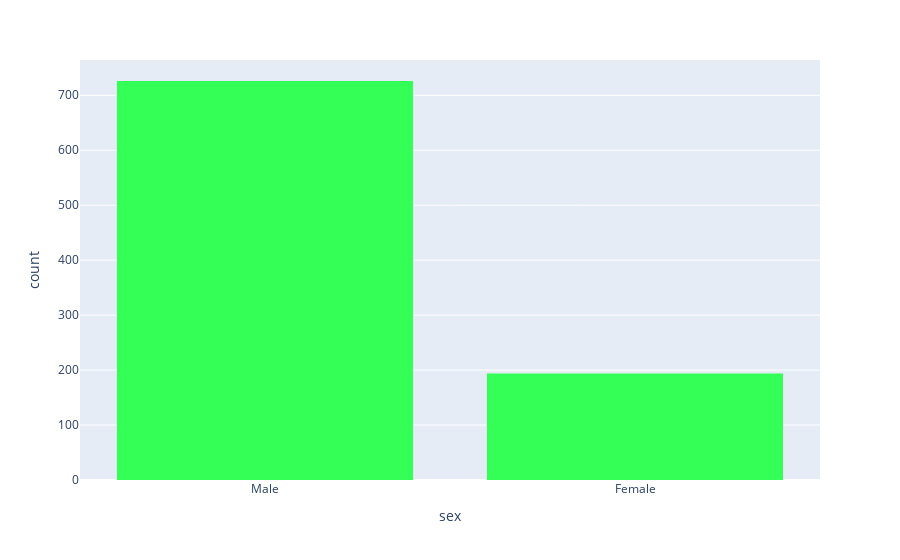

This figure's notebook cell:
### Code cell
color = ["#33FF57"]
fig = px.histogram(df, x = df['sex'], color_discrete_sequence=color)
fig.show()

### Figure 1 — Plotly figure (JSON) as saved in the notebook; plotly's stock layout.template omitted (floating-point values rounded to 4 significant figures; data arrays with more than 128 entries replaced by an {"elided": "..."} marker saying what was removed)
{"data": [{"alignmentgroup": "True", "bingroup": "x", "hovertemplate": "sex=%{x}<br>count=%{y}<extra></extra>", "legendgroup": "", "marker": {"color": "#33FF57", "pattern": {"shape": ""}}, "name": "", "offsetgroup": "", "orientation": "v", "showlegend": false, "type": "histogram", "x": {"elided": "920 str values"}, "xaxis": "x", "yaxis": "y"}], "layout": {"barmode": "relative", "legend": {"tracegroupgap": 0}, "margin": {"t": 60}, "xaxis": {"anchor": "y", "domain": [0, 1], "title": {"text": "sex"}}, "yaxis": {"anchor": "x", "domain": [0, 1], "title": {"text": "count"}}}}
